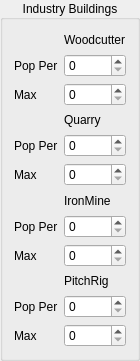
       <widget class="QGroupBox" name="IndustryBuildings">
        <property name="geometry">
         <rect>
          <x>180</x>
          <y>150</y>
          <width>131</width>
          <height>361</height>
         </rect>
        </property>
        <property name="title">
         <string>Industry Buildings</string>
        </property>
        <property name="alignment">
         <set>Qt::AlignCenter</set>
        </property>
        <layout class="QGridLayout" name="gridLayout_4">
         <item row="0" column="1">
          <widget class="QLabel" name="label_7">
           <property name="text">
            <string>Woodcutter</string>
           </property>
          </widget>
         </item>
         <item row="1" column="0">
          <widget class="QLabel" name="label_11">
           <property name="text">
            <string>Pop Per</string>
           </property>
          </widget>
         </item>
         <item row="1" column="1">
          <widget class="QSpinBox" name="PopulationPerWoodcutter">
           <property name="toolTip">
            <string>&lt;html&gt;&lt;head/&gt;&lt;body&gt;&lt;p&gt;Triggers building of woodcutters for every X amount of current available workers. Set to 0 to disable building&lt;/p&gt;&lt;/body&gt;&lt;/html&gt;</string>
           </property>
           <property name="maximum">
            <number>65535</number>
           </property>
          </widget>
         </item>
         <item row="2" column="0">
          <widget class="QLabel" name="label_12">
           <property name="text">
            <string>Max</string>
           </property>
          </widget>
         </item>
         <item row="2" column="1">
          <widget class="QSpinBox" name="MaxWoodcutters">
           <property name="toolTip">
            <string>&lt;html&gt;&lt;head/&gt;&lt;body&gt;&lt;p&gt;Maximum number of woodcutters to place&lt;/p&gt;&lt;/body&gt;&lt;/html&gt;</string>
           </property>
           <property name="maximum">
            <number>65535</number>
           </property>
          </widget>
         </item>
         <item row="3" column="1">
          <widget class="QLabel" name="label_8">
           <property name="text">
            <string>Quarry</string>
           </property>
          </widget>
         </item>
         <item row="4" column="0">
          <widget class="QLabel" name="label_13">
           <property name="text">
            <string>Pop Per</string>
           </property>
          </widget>
         </item>
         <item row="4" column="1">
          <widget class="QSpinBox" name="PopulationPerQuarry">
           <property name="toolTip">
            <string>&lt;html&gt;&lt;head/&gt;&lt;body&gt;&lt;p&gt;Triggers building of quarries for every X amount of current available workers. Set to 0 to disable building&lt;/p&gt;&lt;/body&gt;&lt;/html&gt;</string>
           </property>
           <property name="maximum">
            <number>65535</number>
           </property>
          </widget>
         </item>
         <item row="5" column="0">
          <widget class="QLabel" name="label_14">
           <property name="text">
            <string>Max</string>
           </property>
          </widget>
         </item>
         <item row="5" column="1">
          <widget class="QSpinBox" name="MaxQuarries">
           <property name="toolTip">
            <string>&lt;html&gt;&lt;head/&gt;&lt;body&gt;&lt;p&gt;Maximum number of quarries to place&lt;/p&gt;&lt;/body&gt;&lt;/html&gt;</string>
           </property>
           <property name="maximum">
            <number>65535</number>
           </property>
          </widget>
         </item>
         <item row="6" column="1">
          <widget class="QLabel" name="label_9">
           <property name="text">
            <string>IronMine</string>
           </property>
          </widget>
         </item>
         <item row="7" column="0">
          <widget class="QLabel" name="label_15">
           <property name="text">
            <string>Pop Per</string>
           </property>
          </widget>
         </item>
         <item row="7" column="1">
          <widget class="QSpinBox" name="PopulationPerIronmine">
           <property name="toolTip">
            <string>&lt;html&gt;&lt;head/&gt;&lt;body&gt;&lt;p&gt;Triggers building of iron mines for every X amount of current available workers. Set to 0 to disable building&lt;/p&gt;&lt;/body&gt;&lt;/html&gt;</string>
           </property>
           <property name="maximum">
            <number>65535</number>
           </property>
          </widget>
         </item>
         <item row="8" column="0">
          <widget class="QLabel" name="label_16">
           <property name="text">
            <string>Max</string>
           </property>
          </widget>
         </item>
         <item row="8" column="1">
          <widget class="QSpinBox" name="MaxIronmines">
           <property name="toolTip">
            <string>&lt;html&gt;&lt;head/&gt;&lt;body&gt;&lt;p&gt;Maximum number of iron mines to place&lt;/p&gt;&lt;/body&gt;&lt;/html&gt;</string>
           </property>
           <property name="maximum">
            <number>65535</number>
           </property>
          </widget>
         </item>
         <item row="9" column="1">
          <widget class="QLabel" name="label_10">
           <property name="text">
            <string>PitchRig</string>
           </property>
          </widget>
         </item>
         <item row="10" column="0">
          <widget class="QLabel" name="label_17">
           <property name="text">
            <string>Pop Per</string>
           </property>
          </widget>
         </item>
         <item row="10" column="1">
          <widget class="QSpinBox" name="PopulationPerPitchrig">
           <property name="toolTip">
            <string>&lt;html&gt;&lt;head/&gt;&lt;body&gt;&lt;p&gt;Triggers building of pitch rigs for every X amount of current available workers. Set to 0 to disable building.&lt;/p&gt;&lt;/body&gt;&lt;/html&gt;</string>
           </property>
           <property name="maximum">
            <number>65535</number>
           </property>
          </widget>
         </item>
         <item row="11" column="0">
          <widget class="QLabel" name="label_18">
           <property name="text">
            <string>Max</string>
           </property>
          </widget>
         </item>
         <item row="11" column="1">
          <widget class="QSpinBox" name="MaxPitchrigs">
           <property name="toolTip">
            <string>&lt;html&gt;&lt;head/&gt;&lt;body&gt;&lt;p&gt;Maximum number of pitch rigs to place&lt;/p&gt;&lt;/body&gt;&lt;/html&gt;</string>
           </property>
           <property name="maximum">
            <number>65535</number>
           </property>
          </widget>
         </item>
        </layout>
       </widget>
